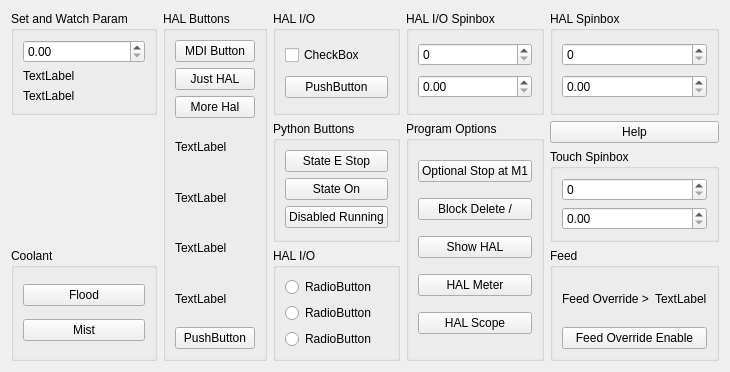
      <widget class="QWidget" name="tab_7">
       <attribute name="title">
        <string>Misc.</string>
       </attribute>
       <layout class="QGridLayout" name="gridLayout_28">
        <item row="0" column="3">
         <widget class="QGroupBox" name="groupBox_22">
          <property name="title">
           <string>HAL I/O Spinbox</string>
          </property>
          <layout class="QGridLayout" name="gridLayout_39">
           <item row="0" column="0">
            <widget class="QSpinBox" name="spinBox_2">
             <property name="function" stdset="0">
              <string>hal_io</string>
             </property>
             <property name="pin_name" stdset="0">
              <string>hal-io-spinbox</string>
             </property>
             <property name="hal_type" stdset="0">
              <string>HAL_U32</string>
             </property>
             <property name="hal_dir" stdset="0">
              <string>HAL_IO</string>
             </property>
            </widget>
           </item>
           <item row="1" column="0">
            <widget class="QDoubleSpinBox" name="doubleSpinBox_3">
             <property name="function" stdset="0">
              <string>hal_io</string>
             </property>
             <property name="pin_name" stdset="0">
              <string>hal-io-dbl-spinbox</string>
             </property>
             <property name="hal_type" stdset="0">
              <string>HAL_FLOAT</string>
             </property>
             <property name="hal_dir" stdset="0">
              <string>HAL_IO</string>
             </property>
            </widget>
           </item>
          </layout>
         </widget>
        </item>
        <item row="0" column="4">
         <widget class="QGroupBox" name="groupBox_20">
          <property name="title">
           <string>HAL Spinbox</string>
          </property>
          <layout class="QGridLayout" name="gridLayout_33">
           <item row="0" column="0">
            <widget class="QSpinBox" name="spinBox">
             <property name="function" stdset="0">
              <string>hal_pin</string>
             </property>
             <property name="pin_name" stdset="0">
              <string>hal-spinbox</string>
             </property>
             <property name="hal_type" stdset="0">
              <string>HAL_U32</string>
             </property>
             <property name="hal_dir" stdset="0">
              <string>HAL_OUT</string>
             </property>
            </widget>
           </item>
           <item row="1" column="0">
            <widget class="QDoubleSpinBox" name="doubleSpinBox_2">
             <property name="function" stdset="0">
              <string>hal_pin</string>
             </property>
             <property name="pin_name" stdset="0">
              <string>hal-dbl-spinbox</string>
             </property>
             <property name="hal_type" stdset="0">
              <string>HAL_FLOAT</string>
             </property>
             <property name="hal_dir" stdset="0">
              <string>HAL_OUT</string>
             </property>
            </widget>
           </item>
          </layout>
         </widget>
        </item>
        <item row="0" column="2">
         <widget class="QGroupBox" name="groupBox_23">
          <property name="title">
           <string>HAL I/O</string>
          </property>
          <layout class="QGridLayout" name="gridLayout_41">
           <item row="1" column="0">
            <widget class="QPushButton" name="pushButton_12">
             <property name="text">
              <string>PushButton</string>
             </property>
             <property name="checkable">
              <bool>true</bool>
             </property>
             <property name="function" stdset="0">
              <string>hal_io</string>
             </property>
             <property name="pin_name" stdset="0">
              <string>hal-io-button</string>
             </property>
             <property name="hal_type" stdset="0">
              <string>HAL_BIT</string>
             </property>
             <property name="hal_dir" stdset="0">
              <string>HAL_IO</string>
             </property>
            </widget>
           </item>
           <item row="0" column="0">
            <widget class="QCheckBox" name="checkBox">
             <property name="text">
              <string>CheckBox</string>
             </property>
             <property name="function" stdset="0">
              <string>hal_io</string>
             </property>
             <property name="pin_name" stdset="0">
              <string>hal-io-checkbox</string>
             </property>
             <property name="hal_type" stdset="0">
              <string>HAL_BIT</string>
             </property>
             <property name="hal_dir" stdset="0">
              <string>HAL_IO</string>
             </property>
            </widget>
           </item>
          </layout>
         </widget>
        </item>
        <item row="0" column="1" rowspan="4">
         <widget class="QGroupBox" name="groupBox_2">
          <property name="title">
           <string>HAL Buttons</string>
          </property>
          <layout class="QGridLayout" name="gridLayout_34">
           <item row="0" column="0">
            <widget class="QPushButton" name="pushButton_3">
             <property name="text">
              <string>MDI Button</string>
             </property>
             <property name="function" stdset="0">
              <string>hal_pin</string>
             </property>
             <property name="required" stdset="0">
              <string>homed</string>
             </property>
             <property name="pin_name" stdset="0">
              <string>hal-btn-1</string>
             </property>
             <property name="hal_type" stdset="0">
              <string>HAL_BIT</string>
             </property>
             <property name="hal_dir" stdset="0">
              <string>HAL_OUT</string>
             </property>
            </widget>
           </item>
           <item row="4" column="0">
            <widget class="QLabel" name="test_lb_2">
             <property name="text">
              <string>TextLabel</string>
             </property>
             <property name="function" stdset="0">
              <string>hal_pin</string>
             </property>
             <property name="pin_name" stdset="0">
              <string>test-reader-u32</string>
             </property>
             <property name="hal_type" stdset="0">
              <string>HAL_U32</string>
             </property>
             <property name="hal_dir" stdset="0">
              <string>HAL_IN</string>
             </property>
            </widget>
           </item>
           <item row="2" column="0">
            <widget class="QPushButton" name="pushButton_5">
             <property name="text">
              <string>More Hal</string>
             </property>
             <property name="function" stdset="0">
              <string>hal_pin</string>
             </property>
             <property name="pin_name" stdset="0">
              <string>more-hal-btn</string>
             </property>
             <property name="hal_type" stdset="0">
              <string>HAL_BIT</string>
             </property>
             <property name="hal_dir" stdset="0">
              <string>HAL_OUT</string>
             </property>
            </widget>
           </item>
           <item row="5" column="0">
            <widget class="QLabel" name="test_lb_3">
             <property name="text">
              <string>TextLabel</string>
             </property>
             <property name="function" stdset="0">
              <string>hal_pin</string>
             </property>
             <property name="pin_name" stdset="0">
              <string>test-reader-float</string>
             </property>
             <property name="hal_type" stdset="0">
              <string>HAL_FLOAT</string>
             </property>
             <property name="hal_dir" stdset="0">
              <string>HAL_IN</string>
             </property>
            </widget>
           </item>
           <item row="7" column="0">
            <widget class="QPushButton" name="test_btn">
             <property name="text">
              <string>PushButton</string>
             </property>
            </widget>
           </item>
           <item row="1" column="0">
            <widget class="QPushButton" name="pushButton_4">
             <property name="text">
              <string>Just HAL</string>
             </property>
             <property name="checkable">
              <bool>true</bool>
             </property>
             <property name="function" stdset="0">
              <string>hal_pin</string>
             </property>
             <property name="pin_name" stdset="0">
              <string>just-hal-btn</string>
             </property>
             <property name="hal_type" stdset="0">
              <string>HAL_BIT</string>
             </property>
             <property name="hal_dir" stdset="0">
              <string>HAL_OUT</string>
             </property>
            </widget>
           </item>
           <item row="3" column="0">
            <widget class="QLabel" name="test_lb">
             <property name="text">
              <string>TextLabel</string>
             </property>
             <property name="function" stdset="0">
              <string>hal_pin</string>
             </property>
             <property name="pin_name" stdset="0">
              <string>test-reader-s32</string>
             </property>
             <property name="hal_type" stdset="0">
              <string>HAL_S32</string>
             </property>
             <property name="hal_dir" stdset="0">
              <string>HAL_IN</string>
             </property>
            </widget>
           </item>
           <item row="6" column="0">
            <widget class="QLabel" name="test_lb_4">
             <property name="text">
              <string>TextLabel</string>
             </property>
             <property name="function" stdset="0">
              <string>hal_pin</string>
             </property>
             <property name="pin_name" stdset="0">
              <string>test-reader-bit</string>
             </property>
             <property name="hal_type" stdset="0">
              <string>HAL_BIT</string>
             </property>
             <property name="hal_dir" stdset="0">
              <string>HAL_IN</string>
             </property>
            </widget>
           </item>
          </layout>
         </widget>
        </item>
        <item row="3" column="0">
         <widget class="QGroupBox" name="groupBox_11">
          <property name="title">
           <string>Coolant</string>
          </property>
          <layout class="QGridLayout" name="gridLayout_25">
           <item row="0" column="0">
            <widget class="QPushButton" name="flood_pb">
             <property name="text">
              <string>Flood</string>
             </property>
             <property name="checkable">
              <bool>true</bool>
             </property>
            </widget>
           </item>
           <item row="1" column="0">
            <widget class="QPushButton" name="mist_pb">
             <property name="text">
              <string>Mist</string>
             </property>
             <property name="checkable">
              <bool>true</bool>
             </property>
            </widget>
           </item>
          </layout>
         </widget>
        </item>
        <item row="1" column="4">
         <widget class="QPushButton" name="pushButton_8">
          <property name="text">
           <string>Help</string>
          </property>
          <property name="function" stdset="0">
           <string>help</string>
          </property>
          <property name="file" stdset="0">
           <string>broken_help.txt</string>
          </property>
          <property name="topic" stdset="0">
           <string>Help On Homing</string>
          </property>
          <property name="horz_size" stdset="0">
           <string>500</string>
          </property>
          <property name="vert_size" stdset="0">
           <string>500</string>
          </property>
          <property name="x_pos" stdset="0">
           <string>100</string>
          </property>
          <property name="y_pos" stdset="0">
           <string>250</string>
          </property>
         </widget>
        </item>
        <item row="3" column="4">
         <widget class="QGroupBox" name="groupBox_13">
          <property name="title">
           <string>Feed</string>
          </property>
          <layout class="QGridLayout" name="gridLayout_27">
           <item row="0" column="0">
            <widget class="QLabel" name="label_30">
             <property name="text">
              <string>Feed Override &gt;</string>
             </property>
            </widget>
           </item>
           <item row="0" column="1">
            <widget class="QLabel" name="feed_override_enabled_lb">
             <property name="text">
              <string>TextLabel</string>
             </property>
            </widget>
           </item>
           <item row="1" column="0" colspan="2">
            <widget class="QPushButton" name="feed_override_pb">
             <property name="text">
              <string>Feed Override Enable</string>
             </property>
            </widget>
           </item>
          </layout>
         </widget>
        </item>
        <item row="1" column="3" rowspan="3">
         <widget class="QGroupBox" name="groupBox_12">
          <property name="title">
           <string>Program Options</string>
          </property>
          <layout class="QGridLayout" name="gridLayout_26">
           <item row="1" column="0">
            <widget class="QPushButton" name="block_delete_pb">
             <property name="text">
              <string>Block Delete /</string>
             </property>
            </widget>
           </item>
           <item row="3" column="0">
            <widget class="QPushButton" name="hal_meter_pb">
             <property name="text">
              <string>HAL Meter</string>
             </property>
            </widget>
           </item>
           <item row="2" column="0">
            <widget class="QPushButton" name="show_hal_pb">
             <property name="text">
              <string>Show HAL</string>
             </property>
            </widget>
           </item>
           <item row="0" column="0">
            <widget class="QPushButton" name="optional_stop_pb">
             <property name="text">
              <string>Optional Stop at M1</string>
             </property>
            </widget>
           </item>
           <item row="4" column="0">
            <widget class="QPushButton" name="hal_scope_pb">
             <property name="text">
              <string>HAL Scope</string>
             </property>
            </widget>
           </item>
          </layout>
         </widget>
        </item>
        <item row="0" column="0">
         <widget class="QGroupBox" name="groupBox_21">
          <property name="title">
           <string>Set and Watch Param</string>
          </property>
          <layout class="QGridLayout" name="gridLayout_40">
           <item row="0" column="0">
            <widget class="QDoubleSpinBox" name="doubleSpinBox">
             <property name="function" stdset="0">
              <string>set_var</string>
             </property>
             <property name="variable" stdset="0">
              <string>1000</string>
             </property>
            </widget>
           </item>
           <item row="1" column="0">
            <widget class="QLabel" name="label_45">
             <property name="text">
              <string>TextLabel</string>
             </property>
             <property name="function" stdset="0">
              <string>watch_var</string>
             </property>
             <property name="variable" stdset="0">
              <string>1000</string>
             </property>
             <property name="precision" stdset="0">
              <string>2</string>
             </property>
            </widget>
           </item>
           <item row="2" column="0">
            <widget class="QLabel" name="label_47">
             <property name="text">
              <string>TextLabel</string>
             </property>
             <property name="function" stdset="0">
              <string>watch_var</string>
             </property>
             <property name="variable" stdset="0">
              <string>1001</string>
             </property>
            </widget>
           </item>
          </layout>
         </widget>
        </item>
        <item row="2" column="4">
         <widget class="QGroupBox" name="groupBox_26">
          <property name="title">
           <string>Touch Spinbox</string>
          </property>
          <layout class="QVBoxLayout" name="verticalLayout_7">
           <item>
            <widget class="QSpinBox" name="spinBox_3">
             <property name="input" stdset="0">
              <string>number</string>
             </property>
            </widget>
           </item>
           <item>
            <widget class="QDoubleSpinBox" name="doubleSpinBox_4">
             <property name="input" stdset="0">
              <string>number</string>
             </property>
            </widget>
           </item>
          </layout>
         </widget>
        </item>
        <item row="3" column="2">
         <widget class="QGroupBox" name="groupBox_24">
          <property name="title">
           <string>HAL I/O</string>
          </property>
          <layout class="QGridLayout" name="gridLayout_42">
           <item row="0" column="0">
            <widget class="QRadioButton" name="radioButton_1">
             <property name="text">
              <string>RadioButton</string>
             </property>
             <property name="function" stdset="0">
              <string>hal_io</string>
             </property>
             <property name="pin_name" stdset="0">
              <string>hal-io-rb1</string>
             </property>
             <property name="hal_type" stdset="0">
              <string>HAL_BIT</string>
             </property>
             <property name="hal_dir" stdset="0">
              <string>HAL_IO</string>
             </property>
            </widget>
           </item>
           <item row="1" column="0">
            <widget class="QRadioButton" name="radioButton_2">
             <property name="text">
              <string>RadioButton</string>
             </property>
             <property name="function" stdset="0">
              <string>hal_io</string>
             </property>
             <property name="pin_name" stdset="0">
              <string>hal-io-rb2</string>
             </property>
             <property name="hal_type" stdset="0">
              <string>HAL_BIT</string>
             </property>
             <property name="hal_dir" stdset="0">
              <string>HAL_IO</string>
             </property>
            </widget>
           </item>
           <item row="2" column="0">
            <widget class="QRadioButton" name="radioButton_3">
             <property name="text">
              <string>RadioButton</string>
             </property>
             <property name="function" stdset="0">
              <string>hal_io</string>
             </property>
             <property name="pin_name" stdset="0">
              <string>hal-io-rb3</string>
             </property>
             <property name="hal_type" stdset="0">
              <string>HAL_BIT</string>
             </property>
             <property name="hal_dir" stdset="0">
              <string>HAL_IO</string>
             </property>
            </widget>
           </item>
          </layout>
         </widget>
        </item>
        <item row="1" column="2" rowspan="2">
         <widget class="QGroupBox" name="groupBox_27">
          <property name="title">
           <string>Python Buttons</string>
          </property>
          <layout class="QGridLayout" name="gridLayout_43">
           <item row="1" column="0">
            <widget class="QPushButton" name="state_on_pb">
             <property name="text">
              <string>State On</string>
             </property>
            </widget>
           </item>
           <item row="2" column="0">
            <widget class="QPushButton" name="disabled_running_pb">
             <property name="text">
              <string>Disabled Running</string>
             </property>
            </widget>
           </item>
           <item row="0" column="0">
            <widget class="QPushButton" name="state_estop_pb">
             <property name="text">
              <string>State E Stop</string>
             </property>
            </widget>
           </item>
          </layout>
         </widget>
        </item>
       </layout>
      </widget>
